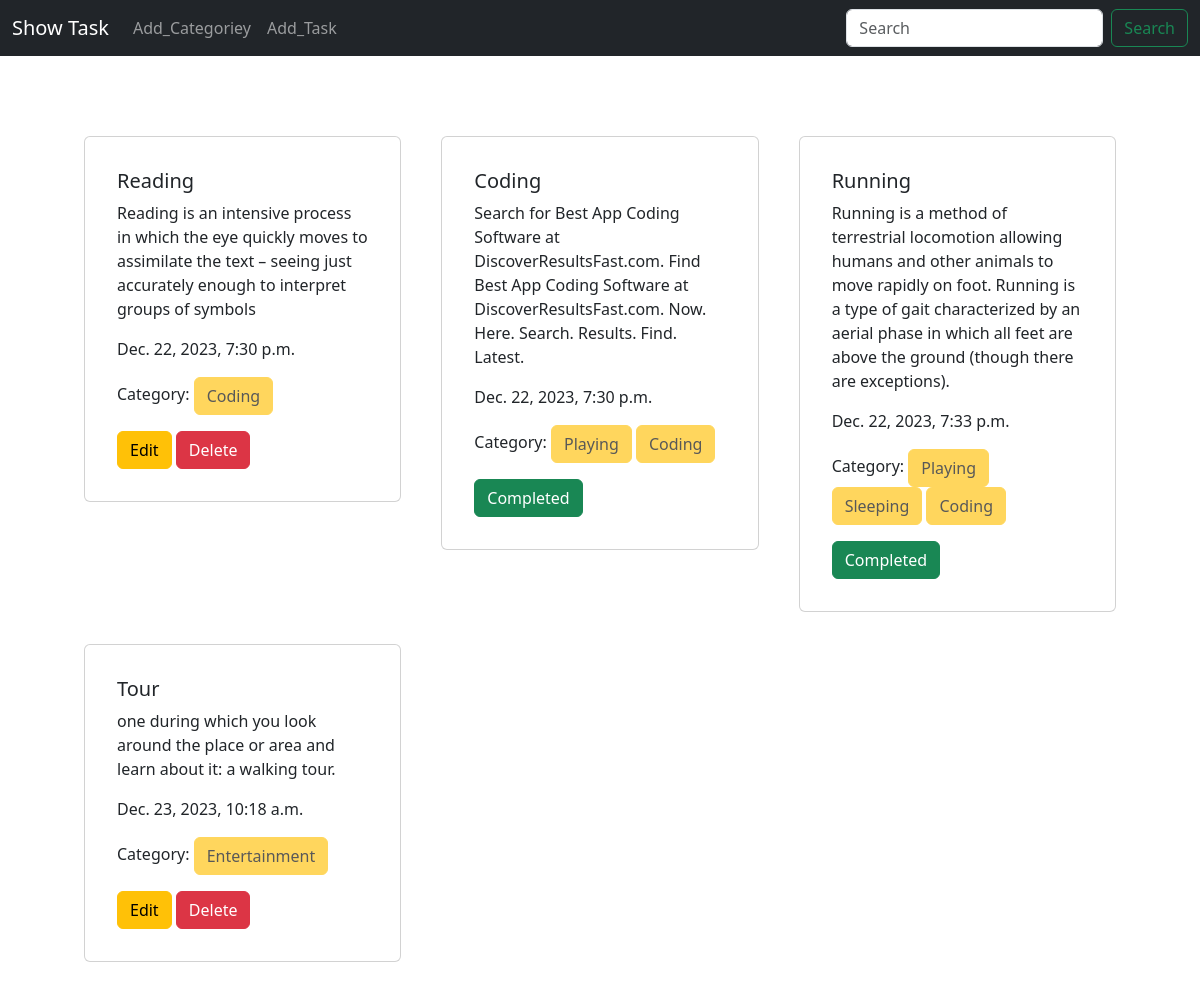
The page / on the database its author committed.
### task/models.py (models this page shows, shortened)
class TaskModel(models.Model):
      taskTitle = models.CharField(max_length=255)
      taskDescription = models.TextField()
      is_completed = models.BooleanField(default=False)
      taskAssignDate = models.DateTimeField(auto_now_add=True)
      categories = models.ManyToManyField(Category)

### category/models.py (models this page shows, shortened)
class Category(models.Model):
    name = models.CharField(max_length=100)

### project/views.py (the view)
# urls.py: path('', views.home ,name='homepage'),
def home(request):
    data =TaskModel.objects.all()
    return render(request,'home.html',{'data':data})

### templates/home.html
{% extends "base.html" %}
{% block content %}
<div class="row d-flex flex-wrap  px-5 pt-5 m-3 ">
    {% for task in data %}
    <div class="col-sm-4">
        <div class="card mx-2 m-3 p-3">
            <div class="card-body">
                <h5 class="card-title">{{ task.taskTitle }}</h5>
                <p class="card-text">{{ task.taskDescription }}</p>
                <p>
                  {{task.taskAssignDate}}</p>
                  <p>Category:
                    {% for cat in task.categories.all %}
                        <button class="btn btn-warning" disabled>{{ cat.name }}</button>
                    {% endfor %}
                </p>
                {% if task.is_completed %}
                <a href="{% url 'edit_task' task.id %}" class="btn btn-success">Completed</a>
            {% else %}
                <a href="{% url 'edit_task' task.id %}" class="btn btn-warning">Edit</a>
                <a href="{% url 'delete_task' task.id %}" class="btn btn-danger">Delete</a>
            {% endif %}
            </div>
        </div>
    </div>
    {% endfor %}
</div>
{% endblock %}

### templates/base.html (shortened to what this page needs)
<!doctype html>
<html lang="en">
  <head>
    <link href="https://cdn.jsdelivr.net/npm/bootstrap@5.3.2/dist/css/bootstrap.min.css" rel="stylesheet">
  </head>
  <body>
    <nav class="navbar navbar-expand-lg navbar-dark bg-dark">
      <div class="container-fluid">
        <a class="navbar-brand" href="{% url 'homepage'%}">Show Task</a>
        <div class="collapse navbar-collapse" id="navbarSupportedContent">
          <ul class="navbar-nav me-auto mb-2 mb-lg-0">
            <li class="nav-item">
              <a class="nav-link" href="{% url 'add_category'%}">Add_Categoriey</a>
            </li>
            <li class="nav-item">
              <a class="nav-link" href="{% url 'add_task'%}">Add_Task</a>
            </li>
          </ul>
          <form class="d-flex" role="search">
            <input class="form-control me-2" type="search" placeholder="Search" aria-label="Search">
            <button class="btn btn-outline-success" type="submit">Search</button>
          </form>
        </div>
      </div>
    </nav>
    {% block content %}
    {% endblock%}
  </body>
</html>

### rows shown on the page
TaskModel: taskTitle "Reading", taskDescription "Reading is an intensive process in which the eye quickly moves to assimilate the text – seeing just accurately enough to interpret groups of symbols", taskAssignDate "Dec. 22, 2023, 7:30 p.m.", is_completed "Edit"
Category: name "Coding"
TaskModel: taskTitle "Coding", taskDescription "Search for Best App Coding Software at DiscoverResultsFast.com. Find Best App Coding Software at DiscoverResultsFast.com. Now. Here. Search. Results. Find. Latest.", taskAssignDate "Dec. 22, 2023, 7:30 p.m.", is_completed "Completed"
Category: name "Playing"
TaskModel: taskTitle "Running", taskDescription "Running is a method of terrestrial locomotion allowing humans and other animals to move rapidly on foot. Running is a type of gait characterized by an aerial phase in which all feet are above the ground (though there are exceptions).", taskAssignDate "Dec. 22, 2023, 7:33 p.m.", is_completed "Completed"
Category: name "Sleeping"
TaskModel: taskTitle "Tour", taskDescription "one during which you look around the place or area and learn about it: a walking tour.", taskAssignDate "Dec. 23, 2023, 10:18 a.m.", is_completed "Edit"
Category: name "Entertainment"
